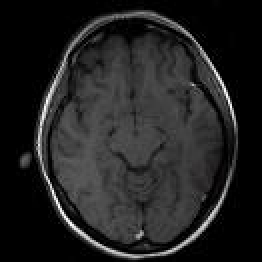
%> input picture evaluated_segmenters/Chan-VeseActiveContours/brain.jpg, 131 x 131 px (shown 2 times larger); the run also reads 1 picture not shown here
$ octave teste.m   (GNU Octave 9; MATLAB toolbox functions it lacks are replaced by stand-ins)
%> lines starting %> are read from the running program, lines starting %| are printed output that depends on the picture; in (x1, y1, x2, y2) boxes, pixels count from 0 and x2, y2 are one past the last pixel; in counts of white or black regions, pixels touching at a corner belong together; the program's own positions count from 1
### evaluated_segmenters/Chan-VeseActiveContours/chenvese.m
%==========================================================================
%
%   Active contour with Chen-Vese Method
%   for image segementation
%
%   Implemented by Yue Wu (yue.wu@tufts.edu)
%   Tufts University
%   Feb 2009
%
%   all rights reserved
%   Last update 02/26/2009
%--------------------------------------------------------------------------
%   Usage of varibles:
%   input:
%       I           = any gray/double/RGB input image
%       mask        = initial mask, either customerlized or built-in
%       num_iter    = total number of iterations
%       mu          = weight of length term
%       method      = submethods pick from ('chen','vector','multiphase')
%
%   Types of built-in mask functions
%       'small'     = create a small circular mask
%       'medium'    = create a medium circular mask
%       'large'     = create a large circular mask
%       'whole'     = create a mask with holes around
%       'whole+small' = create a two layer mask with one layer small
%                       circular mask and the other layer with holes around
%                       (only work for method 'multiphase')
%   Types of methods
%       'chen'      = general CV method
%       'vector'    = CV method for vector image
%       'multiphase'= CV method for multiphase (2 phases applied here)
%
%   output:
%       phi0        = updated level set function
%
%--------------------------------------------------------------------------
%
% Description: This code implements the paper: "Active Contours Without
% Edges" by Chan and Vese for method 'chen', the paper:"Active Contours Without
% Edges for vector image" by Chan and Vese for method 'vector', and the paper
% "A Multiphase Level Set Framework for Image Segmentation Using the
% Mumford and Shah Model" by Chan and Vese.
%
%--------------------------------------------------------------------------
% Deomo: Please see HELP file for details
%==========================================================================

function seg = chenvese(I,mask,num_iter,mu,method)

%%
%-- Default settings
%   length term mu = 0.2 and default method = 'chan'
  if(~exist('mu','var'))
    mu=0.2;
  end

  if(~exist('method','var'))
    method = 'chan';
  end

%-- End default settings

%%
%-- Initializations on input image I and mask
%  resize original image
   s = 200./min(size(I,1),size(I,2)); % resize scale
   if s<1
       I = imresize(I,s);
   end

%   auto mask settings
  if ischar(mask)
      switch lower (mask)
          case 'small'
              mask = maskcircle2(I,'small');
          case 'medium'
              mask = maskcircle2(I,'medium');
          case 'large'
              mask = maskcircle2(I,'large');
          case 'whole'
              mask = maskcircle2(I,'whole');
              %mask = init_mask(I,30);
          case 'whole+small'
              m1 = maskcircle2(I,'whole');
              m2 = maskcircle2(I,'small');
              mask = zeros(size(I,1),size(I,2),2);
              mask(:,:,1) = m1(:,:,1);
              mask(:,:,2) = m2(:,:,2);
          otherwise
              error('unrecognized mask shape name (MASK).');
      end
  else
      if s<1
          mask = imresize(mask,s);
      end
      if size(mask,1)>size(I,1) || size(mask,2)>size(I,2)
          error('dimensions of mask unmathch those of the image.')
      end
      switch lower(method)
          case 'multiphase'
              if  (size(mask,3) == 1)
                  error('multiphase requires two masks but only gets one.')
              end
      end

  end


switch lower(method)
    case 'chan'
        if size(I,3)== 3
            P = rgb2gray(uint8(I));
            P = double(P);
        elseif size(I,3) == 2
            P = 0.5.*(double(I(:,:,1))+double(I(:,:,2)));
        else
            P = double(I);
        end
        layer = 1;

    case 'vector'
        s = 200./min(size(I,1),size(I,2)); % resize scale
        I = imresize(I,s);
        mask = imresize(mask,s);
        layer = size(I,3);
        if layer == 1
            display('only one image component for vector image')
        end
        P = double(I);

    case 'multiphase'
        layer = size(I,3);
        if size(I,1)*size(I,2)>200^2
            s = 200./min(size(I,1),size(I,2)); % resize scale
            I = imresize(I,s);
            mask = imresize(mask,s);
        end

        P = double(I);  %P store the original image
    otherwise
        error('!invalid method')
end
%-- End Initializations on input image I and mask

%%
%--   Core function
switch lower(method)
    case {'chan','vector'}
        %-- SDF
        %   Get the distance map of the initial mask

        mask = mask(:,:,1);
        phi0 = bwdist(mask)-bwdist(1-mask)+im2double(mask)-.5;
        %   initial force, set to eps to avoid division by zeros
        force = eps;
        %-- End Initialization

        %-- Display settings
%           figure();
%           subplot(2,2,1); imshow(I); title('Input Image');
%           subplot(2,2,2); contour(flipud(phi0), [0 0], 'r','LineWidth',1); title('initial contour');
%           subplot(2,2,3); title('Segmentation');
        %-- End Display original image and mask

        %-- Main loop
          for n=1:num_iter
              inidx = find(phi0>=0); % frontground index
              outidx = find(phi0<0); % background index
              force_image = 0; % initial image force for each layer
              for i=1:layer
                  L = im2double(P(:,:,i)); % get one image component
                  c1 = sum(sum(L.*Heaviside(phi0)))/(length(inidx)+eps); % average inside of Phi0
                  c2 = sum(sum(L.*(1-Heaviside(phi0))))/(length(outidx)+eps); % verage outside of Phi0
                  force_image=-(L-c1).^2+(L-c2).^2+force_image;
                  % sum Image Force on all components (used for vector image)
                  % if 'chan' is applied, this loop become one sigle code as a
                  % result of layer = 1
              end

              % calculate the external force of the image
              force = mu*kappa(phi0)./max(max(abs(kappa(phi0))))+1/layer.*force_image;

              % normalized the force
              force = force./(max(max(abs(force))));

              % get stepsize dt
              dt=0.5;

              % get parameters for checking whether to stop
              old = phi0;
              phi0 = phi0+dt.*force;
              new = phi0;
              indicator = checkstop(old,new,dt);

              % intermediate output
              if(mod(n,20) == 0)
%                  showphi(I,phi0,n);
              end;
              if indicator % decide to stop or continue
%                   showphi(I,phi0,n);

                  %make mask from SDF
                  seg = phi0<=0; %-- Get mask from levelset

%                   subplot(2,2,4); imshow(seg); title('Global Region-Based Segmentation');
% imshow(seg);

                  return;
              end
          end;
%           showphi(I,phi0,n);

          %make mask from SDF
          seg = phi0<=0; %-- Get mask from levelset

% [181 lines of commented-out code are left out]
end

### evaluated_segmenters/Chan-VeseActiveContours/kappa.m
function KG = kappa(I)
% get curvature information of input image
% input: 2D image I
% output: curvature matrix KG

% Copyright (c) 2009,
% Yue Wu @ ECE Department, Tufts University
% All Rights Reserved

I = double(I);
[m,n] = size(I);
P = padarray(I,[1,1],1,'pre');
P = padarray(P,[1,1],1,'post');

% central difference
fy = P(3:end,2:n+1)-P(1:m,2:n+1);
fx = P(2:m+1,3:end)-P(2:m+1,1:n);
fyy = P(3:end,2:n+1)+P(1:m,2:n+1)-2*I;
fxx = P(2:m+1,3:end)+P(2:m+1,1:n)-2*I;
fxy = 0.25.*(P(3:end,3:end)-P(1:m,3:end)+P(3:end,1:n)-P(1:m,1:n));
G = (fx.^2+fy.^2).^(0.5);
K = (fxx.*fy.^2-2*fxy.*fx.*fy+fyy.*fx.^2)./((fx.^2+fy.^2+eps).^(1.5));
KG = K.*G;
KG(1,:) = eps;
KG(end,:) = eps;
KG(:,1) = eps;
KG(:,end) = eps;
KG = KG./max(max(abs(KG)));

### evaluated_segmenters/Chan-VeseActiveContours/checkstop.m
function indicator = checkstop(old,new,dt)
% indicate whether we should performance further iteraions or stop

% Copyright (c) 2009,
% Yue Wu @ ECE Department, Tufts University
% All Rights Reserved

layer = size(new,3);

for i = 1:layer
    old_{i} = old(:,:,i);
    new_{i} = new(:,:,i);
end

if layer
    ind = find(abs(new)<=.5);
    M = length(ind);
    Q = sum(abs(new(ind)-old(ind)))./M;
    if Q<=dt*.18^2
        indicator = 1;
    else
        indicator = 0;
    end
else
    ind1 = find(abs(old_{1})<1);
    ind2 = find(abs(old_{2})<1);
    M1 = length(ind1);
    M2 = length(ind2);
    Q1 = sum(abs(new_{1}(ind1)-old_{1}(ind1)))./M1;
    Q2 = sum(abs(new_{2}(ind2)-old_{2}(ind2)))./M2;
    if Q1<=dt*.18^2 && Q2<=dt*.18^2
        indicator = 1;
    else
        indicator = 0;
    end
end
return

### evaluated_segmenters/Chan-VeseActiveContours/maskcircle2.m

function m = maskcircle2(I,type)
% auto pick a circular mask for image I
% built-in mask creation function
% Input: I   : input image
%        type: mask shape keywords
% Output: m  : mask image

% Copyright (c) 2009,
% Yue Wu @ ECE Department, Tufts University
% All Rights Reserved

if size(I,3)~=3
    temp = double(I(:,:,1));
else
    temp = double(rgb2gray(I));
end

h = [0 1 0; 1 -4 1; 0 1 0];
T = conv2(temp,h);
T(1,:) = 0;
T(end,:) = 0;
T(:,1) = 0;
T(:,end) = 0;

thre = max(max(abs(T)))*.5;
idx = find(abs(T) > thre);
[cx,cy] = ind2sub(size(T),idx);
cx = round(mean(cx));
cy = round(mean(cy));

[x,y] = meshgrid(1:min(size(temp,1),size(temp,2)));

m = zeros(size(temp));
[p,q] = size(temp);

switch lower (type)
    case 'small'
        r = 10;
        n = zeros(size(x));
        n((x-cx).^2+(y-cy).^2<r.^2) = 1;
        m(1:size(n,1),1:size(n,2)) = n;
        %m((x-cx).^2+(y-cy).^2<r.^2) = 1;
    case 'medium'
        r = min(min(cx,p-cx),min(cy,q-cy));
        r = max(2/3*r,25);
        n = zeros(size(x));
        n((x-cx).^2+(y-cy).^2<r.^2) = 1;
        m(1:size(n,1),1:size(n,2)) = n;
        %m((x-cx).^2+(y-cy).^2<r.^2) = 1;
    case 'large'
        r = min(min(cx,p-cx),min(cy,q-cy));
        r = max(2/3*r,60);
        n = zeros(size(x));
        n((x-cx).^2+(y-cy).^2<r.^2) = 1;
        m(1:size(n,1),1:size(n,2)) = n;
        %m((x-cx).^2+(y-cy).^2<r.^2) = 1;
    case 'whole'
        r = 9;
        m = zeros(round(ceil(max(p,q)/2/(r+1))*3*(r+1)));
        siz = size(m,1);
        sx = round(siz/2);
        i = 1:round(siz/2/(r+1));
        j = 1:round(0.9*siz/2/(r+1));
        j = j-round(median(j));
        m(sx+2*j*(r+1),(2*i-1)*(r+1)) = 1;
        se = strel('disk',r);
        m = imdilate(m,se);
        m = m(round(siz/2-p/2-6):round(siz/2-p/2-6)+p-1,round(siz/2-q/2-6):round(siz/2-q/2-6)+q-1);
end
        tem(:,:,1) = m;
        M = padarray(m,[floor(2/3*r),floor(2/3*r)],0,'post');
        tem(:,:,2) = M(floor(2/3*r)+1:end,floor(2/3*r)+1:end);
        m = tem;
return

### evaluated_segmenters/Chan-VeseActiveContours/teste.m
% demo for chenvese function
% Copyright (c) 2009,
% Yue Wu @ ECE Department, Tufts University
% All Rights Reserved
%%
%-- Chan & Vese method on gray and color image
%   Find contours of objects
close all
clear all

I = imread('brain.jpg');
%> I is the input picture: size 131x131x3 uint8; mean R, G, B 34, 34, 34
% Customerlized Mask
m = zeros(size(I,1),size(I,2));
m(20:120,20:120) = 1;
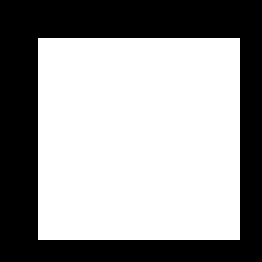
%> m: size 131x131 double (shown 2 times larger); values 0 (black) and 1 (white), 59.4% white; 1 black region, box (x1, y1, x2, y2) and area: (0, 0, 131, 131) 6960
seg = chenvese(I,m,500,0.1,'chan'); % ability on gray image
%> the loop in chenvese, `for n=1:num_iter` made 500 passes
%> (M in checkstop, Q in checkstop) on passes 1 to 3: (373, 0.0649), (373, 0.0649), (372, 0.064)
%> in chenvese, `seg = phi0<=0;`: seg: size 131x131 logical; 49.2% white; 7 white regions (5 under 20 px), largest, box (x1, y1, x2, y2) and area: (17, 5, 119, 130) 8389, (10, 77, 16, 84) 30
% Built-in Mask
seg = chenvese(I,'medium',400,0.02,'chan'); % ability on gray image
%> call 2 of chenvese, with mask = 'medium', num_iter = 400, mu = 0.02, method = 'chan'
%> in maskcircle2, `T(1,:) = 0;`: T: size 133x133 double; min -475, max 387, mean 0; mean of the top-left, top-right, bottom-left and bottom-right quarters -0.1, 0.1, 0, 0
%> in maskcircle2, `thre = max(max(abs(T)))*.5;`: thre = 237.5
%> in maskcircle2, `idx = find(abs(T) > thre);`: idx = 167 values from 2601 to 15757
%> in maskcircle2, `[cx,cy] = ind2sub(size(T),idx);`: cx = 167 values, max 129 at index 89, min 15 at index 95, mean 72.28; cy = 167 values from 20 to 119
%> in maskcircle2, `cx = round(mean(cx));`: cx = 72
%> in maskcircle2, `cy = round(mean(cy));`: cy = 67
%> in maskcircle2, `r = min(min(cx,p-cx),min(cy,q-cy));`: r = 59
%> in maskcircle2, `r = max(2/3*r,25);`: r = 39.33
%> in maskcircle2, `n((x-cx).^2+(y-cy).^2<r.^2) = 1;`: n: size 131x131 double; values 0 (black) and 1 (white), 28.3% white; 1 white region, box (x1, y1, x2, y2) and area: (32, 27, 111, 106) 4865
%> the loop in chenvese (call 2), `for n=1:num_iter` made 400 passes
%> (M in checkstop, Q in checkstop) on passes 1 to 3: (229, 0.046), (229, 0.046), (229, 0.046)
%> pass 1, in kappa (call 121), `fy = P(3:end,2:n+1)-P(1:m,2:n+1);`:
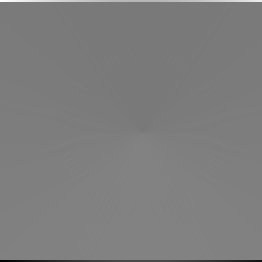
%> fy: size 131x131 double (shown 2 times larger); min -54.37, max 55.78, mean 0; drawn with min black and max white
%> after the loop in chenvese (call 2), `for n=1:num_iter`:
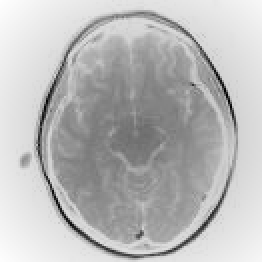
%> phi0: size 131x131 single (shown 2 times larger); min -193.8, max 95.41, mean 17.2; drawn with min black and max white
%> in chenvese (call 2), `seg = phi0<=0;`: seg: size 131x131 logical; 42.4% white; 14 white regions (11 under 20 px), largest, box (x1, y1, x2, y2) and area: (25, 19, 110, 122) 6078, (17, 6, 119, 130) 1155, (10, 77, 15, 83) 20
%-- End

%%
%-- Chan & Vese method on RGB/vector image
%   Strong ability to resist noise
close all
clear all
P = imread('anti-mass.jpg');
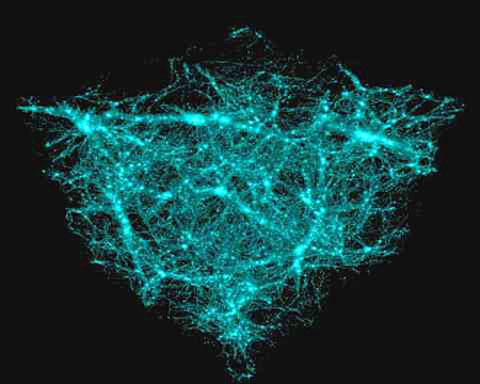
%> input picture evaluated_segmenters/Chan-VeseActiveContours/anti-mass.jpg, 480 x 384 px
%> P is the input picture: size 384x480x3 uint8; mean R, G, B 19.8, 54.7, 54.9
% Imnoise the original input
I = P;
I(:,:,1) = imnoise(I(:,:,1),'speckle');
%> I: size 384x480x3 uint8
I(:,:,2) = imnoise(I(:,:,2),'salt & pepper',0.8);
figure(),subplot(1,2,1),imshow(P),title('original image');
subplot(1,2,2),imshow(I),title('original image with two components adding noise')

% Normal Chan & Vese cannot work
seg = chenvese(I,'large',300,0.02,'chan');
%> call 3 of chenvese, with mask = 'large', num_iter = 300, mu = 0.02, method = 'chan'
%> in maskcircle2 (call 2), `n((x-cx).^2+(y-cy).^2<r.^2) = 1;`: n: size 200x200 double; values 0 (black) and 1 (white), 34.9% white; 1 white region, box (x1, y1, x2, y2) and area: (33, 61, 166, 194) 13965
%> after the loop in chenvese (call 3), `for n=1:num_iter`:
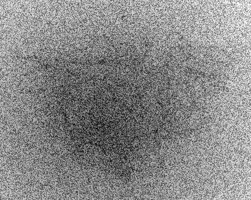
%> phi0: size 200x251 single; min -194.4, max 232.3, mean 34.8; drawn with min black and max white
%> in chenvese (call 3), `seg = phi0<=0;`: seg: size 200x251 logical; 29.9% white; 1301 white regions (1282 under 20 px), largest, box (x1, y1, x2, y2) and area: (24, 42, 201, 190) 11578, (178, 66, 198, 76) 66, (103, 34, 115, 44) 42

% Chan & Vese for vector image works here
seg = chenvese(I,'large',300,0.02,'vector');
%> the loop in chenvese (call 4), `for n=1:num_iter` made 300 passes
%> pass 1, in kappa (call 361), `fx = P(2:m+1,3:end)-P(2:m+1,1:n);`:
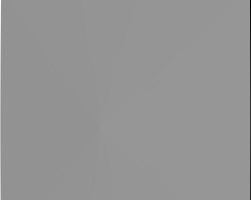
%> fx: size 200x251 double; min -128.5, max 92.36, mean 0.2; drawn with min black and max white
%> pass 1, in kappa (call 361), `fyy = P(3:end,2:n+1)+P(1:m,2:n+1)-2*I;`:
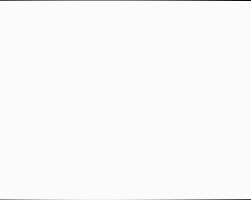
%> fyy: size 200x251 double; min -129.9, max 1.95, mean -0.566; drawn with min black and max white
% Using built-in mask = 'whole' leads faster and better segmentation
seg = chenvese(I,'whole',800,0.02,'vector');

%-- End
%%
%-- Chan & Vese method for multiphase (Here I use only two phases)
% sigle phase can only distinguish two levels of objects
% (background and foreground)in image
% two phases can distingush four levels of objects
% n phases can distinguish 2^n levels of objects

%------------------------------------------
% example on systhesis image
close all
clear all

I = imread('4colors.jpg');
seg = chenvese(I,'whole',100,0.1,'multiphase');
%> (the run ends here)
